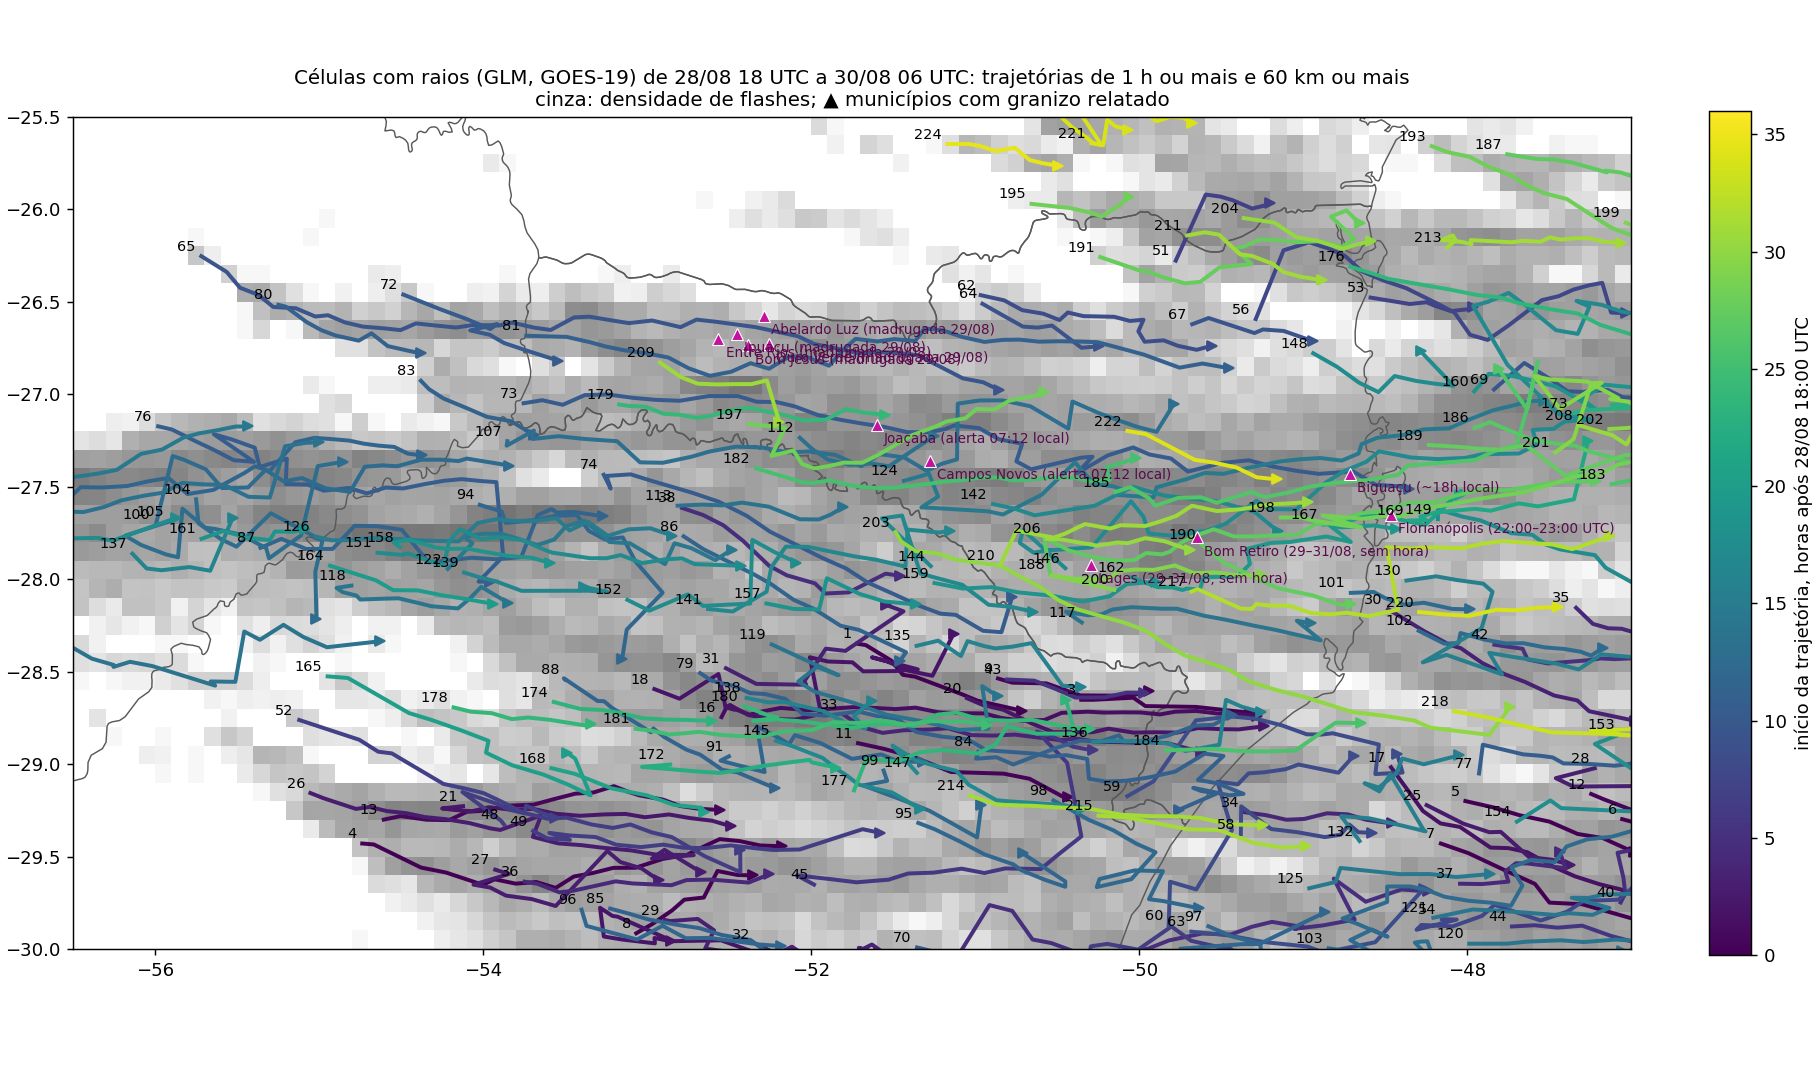

Source code (Python):
# -*- coding: utf-8 -*-
"""Trajetorias das celulas eletricamente ativas sobre SC em 29/08/2026, a partir dos flashes do GLM.

Celula = aglomerado de flashes num intervalo de 10 min: grade de 0,1 grau, celas com >= MIN_FL flashes,
vizinhanca 8. Rastreio: o aglomerado continua a trajetoria aberta mais proxima a menos de MAX_KM, com ate
20 min de intervalo, penalizando quem volta contra o rumo anterior. Trajetorias de 1 h ou mais sao mantidas.

Os municipios com granizo (imprensa e Defesa Civil) sao localizados pelo centroide no shapefile do IBGE.

Saidas (satelite/):
  glm_trajetorias.csv    uma linha por trajetoria (inicio, fim, duracao, distancia, velocidade, rumo, flashes)
  glm_celulas.csv        os aglomerados de cada intervalo, com o id da trajetoria
  glm_trajetorias.png    mapa: densidade de flashes do dia, trajetorias coloridas pela hora, municipios
"""
import csv
import math
import os

import matplotlib
matplotlib.use('Agg')
import matplotlib.pyplot as plt
import numpy as np
import pandas as pd
import shapefile
from scipy import ndimage

AQUI = os.path.dirname(os.path.abspath(__file__))
SHP = os.path.join(AQUI, '..', 'shp_ibge')
GRADE = (-58.0, -46.0, -30.5, -25.0)       # lon0, lon1, lat0, lat1
D, PASSO = 0.1, '10min'
MIN_FL, MAX_KM, MAX_GAP_MIN, MIN_DUR_H = 5, 45.0, 20, 1.0
INI, FIM = pd.Timestamp('2026-08-28 18:00'), pd.Timestamp('2026-08-30 06:00')

# relatos de granizo: municipio, quando (texto da fonte), hora UTC aproximada para o grafico
RELATOS = [
    ('Abelardo Luz', 'madrugada 29/08', 7), ('Ipuaçu', 'madrugada 29/08', 7), ('Bom Jesus', 'madrugada 29/08', 7),
    ('Entre Rios', 'madrugada 29/08', 7), ('Ouro Verde', 'madrugada 29/08', 7),
    ('Joaçaba', 'alerta 07:12 local', 10), ('Campos Novos', 'alerta 07:12 local', 10),
    ('Lages', '29–31/08, sem hora', None), ('Bom Retiro', '29–31/08, sem hora', None),
    ('Biguaçu', '~18h local', 21), ('Florianópolis', '22:00–23:00 UTC', 22),
]


def municipios():
    r = shapefile.Reader(os.path.join(SHP, 'SC_Municipios_2022.shp'), encoding='utf-8')
    campos = [f[0] for f in r.fields[1:]]
    col = next(c for c in campos if c.upper().startswith('NM_MUN'))
    cent = {}
    for rec, shp in zip(r.records(), r.shapes()):
        p = np.array(shp.points)
        cent[rec[campos.index(col)]] = (p[:, 0].mean(), p[:, 1].mean())
    return cent


def contornos(ax, arquivo, **kw):
    for s in shapefile.Reader(os.path.join(SHP, arquivo)).shapes():
        p = np.array(s.points)
        for a, b in zip(s.parts, list(s.parts[1:]) + [len(p)]):
            ax.plot(p[a:b, 0], p[a:b, 1], **kw)


def km(la1, lo1, la2, lo2):
    dx = (lo2 - lo1) * 111.32 * math.cos(math.radians(0.5 * (la1 + la2)))
    dy = (la2 - la1) * 110.57
    return math.hypot(dx, dy), dx, dy


def main():
    f = pd.read_csv(os.path.join(AQUI, 'glm_pontos_sc.csv'), parse_dates=['t_utc'])
    f = f[(f.t_utc >= INI) & (f.t_utc <= FIM)].drop_duplicates()
    print(len(f), 'flashes', f.t_utc.min(), '..', f.t_utc.max())
    nx = int(round((GRADE[1] - GRADE[0]) / D))
    ny = int(round((GRADE[3] - GRADE[2]) / D))
    f['ix'] = ((f.lon - GRADE[0]) / D).astype(int).clip(0, nx - 1)
    f['iy'] = ((GRADE[3] - f.lat) / D).astype(int).clip(0, ny - 1)
    f['bin'] = f.t_utc.dt.floor(PASSO)

    celulas = []
    for t, g in f.groupby('bin'):
        h = np.zeros((ny, nx), int)
        np.add.at(h, (g.iy.values, g.ix.values), 1)
        lab, n = ndimage.label(h >= MIN_FL, structure=np.ones((3, 3)))
        for c in range(1, n + 1):
            k = lab == c
            sel = k[g.iy.values, g.ix.values]
            celulas.append(dict(t=t, lon=float(g.lon.values[sel].mean()), lat=float(g.lat.values[sel].mean()),
                                flashes=int(sel.sum()), area_celas=int(k.sum())))
    print(len(celulas), 'aglomerados')

    trajs = []
    for c in sorted(celulas, key=lambda x: x['t']):
        melhor, dmin = None, MAX_KM
        for tr in trajs:
            u = tr[-1]
            gap = (c['t'] - u['t']).total_seconds() / 60
            if gap <= 0 or gap > MAX_GAP_MIN:
                continue
            d, dx, dy = km(u['lat'], u['lon'], c['lat'], c['lon'])
            if len(tr) >= 2:
                _, px, py = km(tr[-2]['lat'], tr[-2]['lon'], u['lat'], u['lon'])
                if px * dx + py * dy < 0:
                    d *= 1.5
            if d < dmin and all(x['t'] != c['t'] for x in tr):
                melhor, dmin = tr, d
        (melhor.append(c) if melhor is not None else trajs.append([c]))
    trajs = [tr for tr in trajs if (tr[-1]['t'] - tr[0]['t']).total_seconds() / 3600 >= MIN_DUR_H]
    trajs.sort(key=lambda tr: tr[0]['t'])

    linhas = []
    for i, tr in enumerate(trajs, 1):
        for c in tr:
            c['traj'] = i
        a, b = tr[0], tr[-1]
        dist, dx, dy = km(a['lat'], a['lon'], b['lat'], b['lon'])
        dur = (b['t'] - a['t']).total_seconds()
        linhas.append(dict(id=i, inicio=f"{a['t']:%d/%m %H:%M}", lon0=round(a['lon'], 2), lat0=round(a['lat'], 2),
                           fim=f"{b['t']:%d/%m %H:%M}", lon1=round(b['lon'], 2), lat1=round(b['lat'], 2),
                           duracao_h=round(dur / 3600, 1), dist_km=round(dist), vel_m_s=round(dist * 1000 / dur, 1),
                           rumo_graus=round((math.degrees(math.atan2(dx, dy)) + 360) % 360),
                           flashes=sum(x['flashes'] for x in tr)))
    pd.DataFrame(linhas).to_csv(os.path.join(AQUI, 'glm_trajetorias.csv'), index=False)
    pd.DataFrame(celulas).to_csv(os.path.join(AQUI, 'glm_celulas.csv'), index=False)
    for l in linhas:
        print(l)

    # figura
    cent = municipios()
    fig, ax = plt.subplots(figsize=(14, 8.2), constrained_layout=True)
    dens = np.zeros((ny, nx))
    np.add.at(dens, (f.iy.values, f.ix.values), 1)
    ax.imshow(np.ma.masked_less(dens, 1), extent=GRADE, origin='upper', cmap='Greys', norm=matplotlib.colors.LogNorm(),
              alpha=0.55, interpolation='nearest')
    contornos(ax, 'BR_Estados.shp', color='0.35', lw=0.8)
    cmap = plt.get_cmap('viridis')
    h0, h1 = INI, FIM
    for l, tr in zip(linhas, trajs):
        if l['dist_km'] < 60:
            continue
        xs, ys = [c['lon'] for c in tr], [c['lat'] for c in tr]
        cor = cmap(((tr[0]['t'] - h0) / (h1 - h0)))
        ax.plot(xs, ys, '-', color=cor, lw=2.2)
        ax.plot(xs[-1], ys[-1], '>', color=cor, ms=6)
        ax.annotate(str(l['id']), (xs[0], ys[0]), xytext=(-3, 3), textcoords='offset points', fontsize=8, ha='right')
    for nome, quando, _ in RELATOS:
        if nome in cent:
            lo, la = cent[nome]
            ax.plot(lo, la, '^', color='#c4129f', ms=7, mec='white', mew=0.6)
            ax.annotate(f'{nome} ({quando})', (lo, la), xytext=(4, -10), textcoords='offset points', fontsize=7.5,
                        color='#5a0a4a')
    sm = plt.cm.ScalarMappable(cmap=cmap, norm=matplotlib.colors.Normalize(0, (h1 - h0).total_seconds() / 3600))
    cb = fig.colorbar(sm, ax=ax, shrink=0.8)
    cb.set_label(f'início da trajetória, horas após {h0:%d/%m %H:%M} UTC')
    ax.set_xlim(-56.5, -47.0)
    ax.set_ylim(-30.0, -25.5)
    ax.set_aspect(1 / math.cos(math.radians(-27.5)))
    ax.set_title('Células com raios (GLM, GOES-19) de 28/08 18 UTC a 30/08 06 UTC: trajetórias de 1 h ou mais e 60 km ou mais\n'
                 'cinza: densidade de flashes; ▲ municípios com granizo relatado', fontsize=11)
    fig.savefig(os.path.join(AQUI, 'glm_trajetorias.png'), dpi=130)
    print('->', os.path.join(AQUI, 'glm_trajetorias.png'))


if __name__ == '__main__':
    main()
